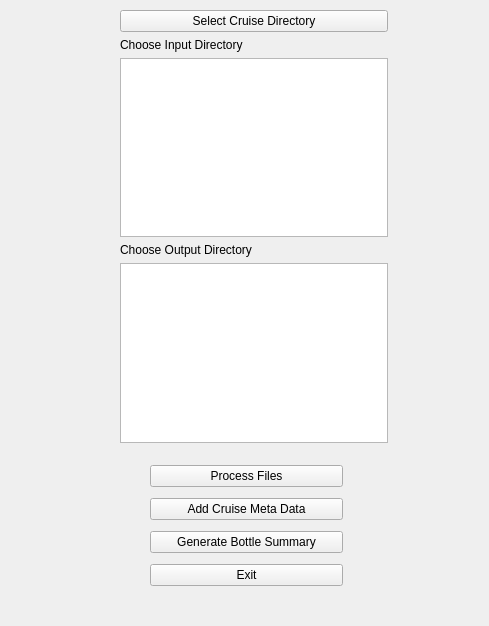
<?xml version="1.0" encoding="UTF-8"?>
<ui version="4.0">
 <class>MainWindow</class>
 <widget class="QMainWindow" name="MainWindow">
  <property name="geometry">
   <rect>
    <x>0</x>
    <y>0</y>
    <width>489</width>
    <height>626</height>
   </rect>
  </property>
  <property name="windowTitle">
   <string>MainWindow</string>
  </property>
  <widget class="QWidget" name="centralwidget">
   <widget class="QWidget" name="layoutWidget">
    <property name="geometry">
     <rect>
      <x>150</x>
      <y>460</y>
      <width>193</width>
      <height>134</height>
     </rect>
    </property>
    <layout class="QGridLayout" name="gridLayout_lower">
     <item row="3" column="0">
      <widget class="QPushButton" name="btlSummaryButton">
       <property name="text">
        <string>Generate Bottle Summary</string>
       </property>
      </widget>
     </item>
     <item row="1" column="0">
      <widget class="QPushButton" name="addMetaButton">
       <property name="text">
        <string>Add Cruise Meta Data</string>
       </property>
      </widget>
     </item>
     <item row="0" column="0">
      <widget class="QPushButton" name="processButton">
       <property name="text">
        <string>Process Files</string>
       </property>
      </widget>
     </item>
     <item row="4" column="0">
      <widget class="QPushButton" name="exitButton">
       <property name="text">
        <string>Exit</string>
       </property>
      </widget>
     </item>
    </layout>
   </widget>
   <widget class="QWidget" name="">
    <property name="geometry">
     <rect>
      <x>120</x>
      <y>10</y>
      <width>268</width>
      <height>433</height>
     </rect>
    </property>
    <layout class="QVBoxLayout" name="verticalLayout">
     <item>
      <widget class="QPushButton" name="inputButton">
       <property name="text">
        <string>Select Cruise Directory</string>
       </property>
      </widget>
     </item>
     <item>
      <widget class="QLabel" name="label_2">
       <property name="text">
        <string>Choose Input Directory</string>
       </property>
      </widget>
     </item>
     <item>
      <widget class="QListWidget" name="inputList"/>
     </item>
     <item>
      <widget class="QLabel" name="label">
       <property name="text">
        <string>Choose Output Directory</string>
       </property>
      </widget>
     </item>
     <item>
      <widget class="QListWidget" name="outputList"/>
     </item>
    </layout>
   </widget>
  </widget>
 </widget>
 <resources/>
 <connections/>
</ui>
